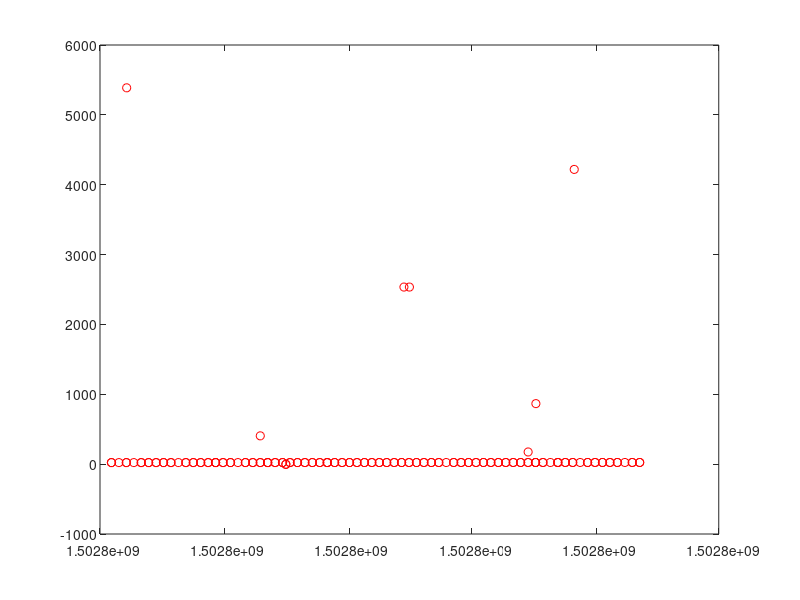

Here is the MATLAB script that generated this plot: (Note: this script raises an error after producing the figure.)
fid = fopen('TBRSensorData.txt');
 
        %specs
    N=150;
    size_string=31;
    TStamp_offset_in_string=1;
    Temperature_offset_in_string=2;
    Timestamp=zeros(N,1);
    Temperature=zeros(N,1);
    SingleTag=ones(10,1);
while true
        %goto end of file
    while ~feof(fid)
        tline = fgetl(fid);   
    end
    %disp(tline)
        % move N samples back
    fseek(fid,-1*N*size_string,'cof');
    tline = fgetl(fid);         %required to get rid of first single integer...

        % get N sammples and format them for plot
    for loop_var=1:N
        tline = fgetl(fid);
        %disp(tline)
        SingleTag =sscanf(tline,'%f');
        Timestamp(loop_var,1)=SingleTag(1,1);
        Temperature(loop_var,1)=SingleTag(3,1);
    end
    plot(Timestamp,Temperature,'or');
    current_time=datetime;
    current_stamp=posixtime(current_time);
    xlim([1502809200 inf]);
    pause(1);
end
%fclose(fid);
